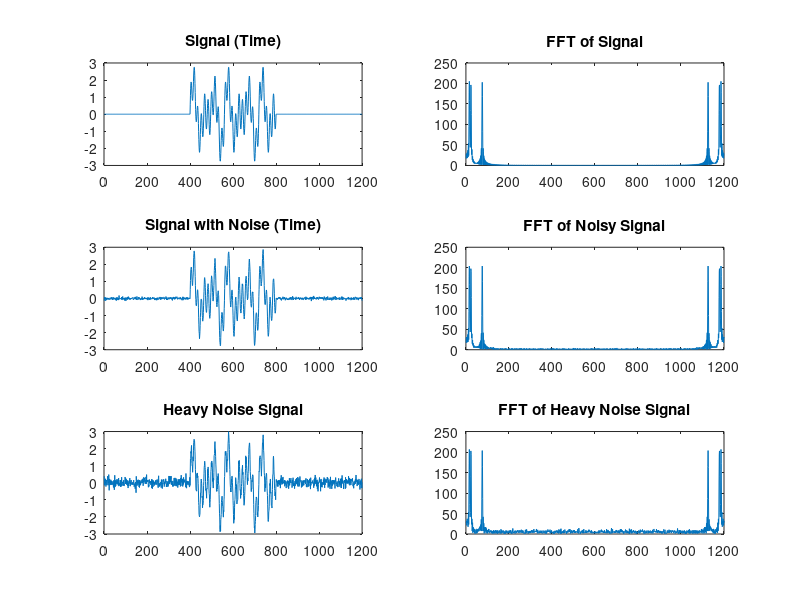

Write MATLAB code to recreate this figure.
function encoderdsp
%DSP Project Encoder
%Tanvir Mudhar
%November 6 2014
%This program will ask the user for an input,.... (will do the rest of the
%desc later, too tired.


%Asks for the sequence from the use the converts to string for use by
%forloop
prompt ='what is your sequence? ';
sequence =input(prompt,'s')
num = sequence;
%frequencies
List = [100 200 300; 100 200 400; 100 200 500; 100 150 300; 100 150 400; 
         100 150 500; 75 200 300; 75 200 400; 75 200 500; 75 150 300];
 %Initial Values
 Sampling = 8000; % sampling for sound must be atleast 8000
 duration = 50e-3; % duration specified by prof
 interval = 50e-3; % interval specified by prof
 
 Ns = floor(duration*Sampling);  % signal
 
 N0 = floor(interval*Sampling);  % silence period
 
 LengthN = length(num); % number of digits
  
 Signal = zeros(N0,1);   % Fill Array with Zeros
% generate signal for number number
     for i = 1: LengthN
         k = 1:Ns;
         number = str2double(num(i)); % convert string to doubles
         %Looks at the valyes in the List above to see which freqs need to
         %be added for the tone.
         Freq1 = List(number+1,1); Freq2 = List(number+1,2);Freq3 = List(number+1,3);
         ToneSignal =(1+ rand(1))*(sin(2.*pi.*Freq1.*k./Sampling) + sin(2.*pi.*Freq2.*k./Sampling) + sin(2.*pi.*Freq3.*k./Sampling));  % maximal amplitude is 2
         %Creates a matrix to store all signals computed above into a
         %matrix, ":" operant makes the rows of the maxtrix columbs. and
         %then adds a zeros matrix to fill the "intervals".
         Signal = [Signal; ToneSignal(:); zeros(N0,1)];
     end
%create hamonic noise:
Light_Noise = Signal + 0.05 * normrnd(0,1,length(Signal),1);
%create White Noise to Signal:
Heavy_Noise = awgn(Signal,15);

% Plot all signals Generated:
        figure
        
        subplot(3,2,1) % first subplot
        plot(Signal)
        title('Signal (Time)')

        subplot(3,2,2) % second subplot
        plot(abs(fft(Signal)))
        title('FFT of Signal')

        subplot(3,2,3) % third subplot
        plot(Light_Noise)
        title('Signal with Noise (Time)')

        subplot(3,2,4) % fourth subplot
        plot(abs(fft(Light_Noise)))
        title('FFT of Noisy Signal')
        
        subplot(3,2,5) % Fifth subplot
        plot(Heavy_Noise);
        title('Heavy Noise Signal')

        subplot(3,2,6) % Sixth subplot
        plot(abs(fft(Heavy_Noise)));
        title('FFT of Heavy Noise Signal')
        
  %Generate Sound for all signals 1) Normal, 2) Noisy 3) heavily Noisy
        pause;
        sound(Signal, Sampling)
        pause;
        sound(Light_Noise, Sampling)
        pause;
        sound(Heavy_Noise, Sampling)
        

 
 
